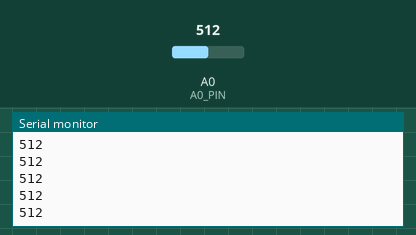
The sketch below on a simulated Arduino Uno, built with avr-gcc and run on an emulated ATmega328P. On the bench: the last lines printed to the serial monitor. The test bench sets the inputs (shaded band); at power-on: A0 (A0_PIN) = 512.

Above: at 1.2 s.
1.3 s: A0 (A0_PIN) set to 716
At 2.2 s:
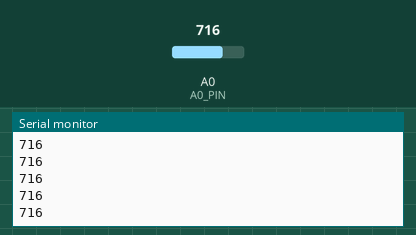
2.8 s: A0 (A0_PIN) set to 900
At 3.8 s:
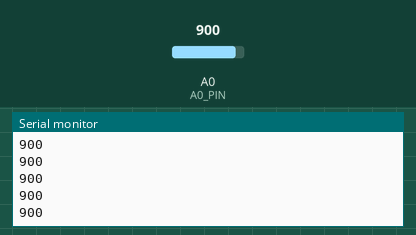
Timing chart, 0 to 5.8 s (numbered marks = the images above; inputs shaded):
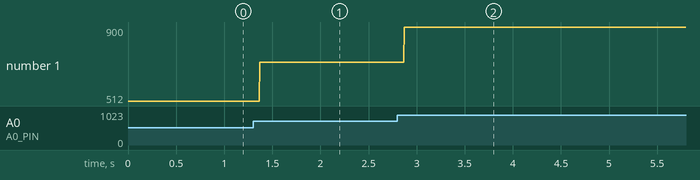

The sketch:

main.ino
```cpp
#define A0_PIN 14
#define BUTTONS_ANALOG_PIN A0_PIN

void setup(void)
{
    Serial.begin(9600);
}

void loop(void)
{
    unsigned int input = analogRead(BUTTONS_ANALOG_PIN);

    Serial.println(input);
}
```

Measured:
- after the input at 1.3 s, the serial monitor: prints a new line after 0.07 s (image 1)
- after the input at 2.8 s, the serial monitor: prints a new line after 0.07 s (image 2)
- plotted number 1: 512 → 716 after the input at 1.3 s, 716 → 900 after the input at 2.8 s
